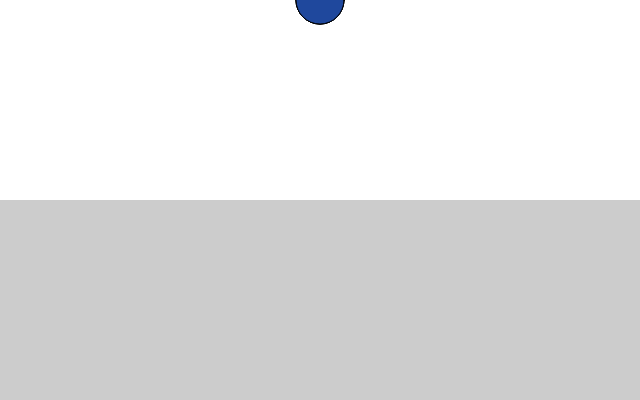
Frame 1 (no input)
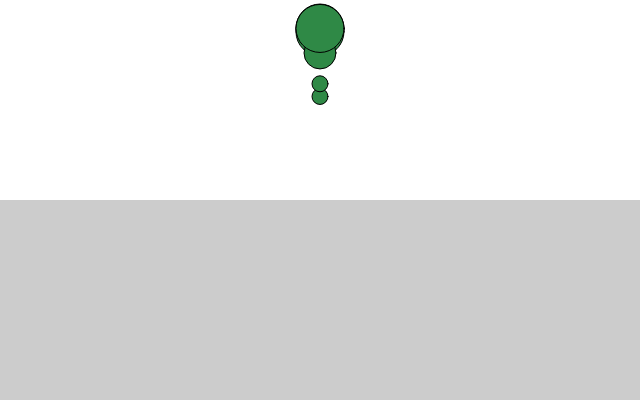
Frame 60 (no input)
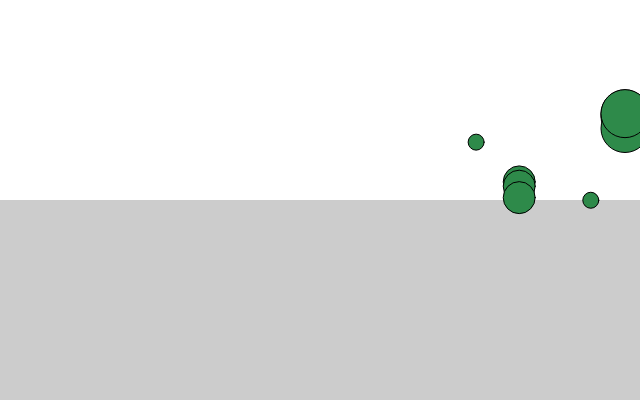
Frame 120 (the mouse pressed at the canvas centre since frame 60)

The p5.js sketch that drew these frames (run headless with seeded random() and noise() and a simulated clock; from frame 60 on, the mouse is pressed at the canvas centre):

// p5.js sketch
// ── sketch.js
let m = [];
let liquid;

function setup() {
  colorMode(HSB);
  createCanvas(640, 400);

  liquid = new Liquid(0, height / 2, width, height, 0.1);

  for (let i = 0; i < 10; i++) {
    m.push(new Mover(createVector(width / 2, 0), floor(random(0.1, 4))));
  }

  createP("Click mouse to apply wind force.");
}

function draw() {
  background(255);

  liquid.display();

  m.forEach((i) => {
    if (i.isInside(liquid)) {
      i.drag(liquid);
    }

    let gravity = createVector(0, random(0.01, 0.09));
    i.applyForce(gravity);

    if (mouseIsPressed) {
      let wind = createVector(0.5, 0);
      i.applyForce(wind);
    }

    if (i.contactEdge()) {
      let c = 0.1;
      let friction = i.vel.copy();
      friction.mult(-1);
      friction.setMag(c);

      i.applyForce(friction);
    }

    i.move();
  });
}

// ── liquid.js
class Liquid {
  constructor(x, y, w, h, c) {
    this.x = x;
    this.y = y;
    this.w = w;
    this.h = h;
    this.c = c;
  }

  display() {
    noStroke();
    fill(80, 100);
    rect(this.x, this.y, this.w, this.h);
  }
}

// ── mover.js
var topspeed = 10;

class Mover {
  constructor(loc, mass) {
    this.loc = loc;
    this.vel = createVector(0, 0);
    this.acc = createVector(0, 0);

    this.mass = mass;
    this.rad = mass * 8;

    this.noise = floor(random(0, 10000));
    this.noiseOff = 0.01;
  }

  move() {
    this.checkEdges();
    this.update();
    this.display();
  }

  applyForce(force) {
    let f = p5.Vector.div(force, this.mass);
    this.acc.add(f);
  }

  update() {
    this.vel.add(this.acc);
    this.loc.add(this.vel);
    this.acc.mult(0);

    this.noise = noise(this.noiseOff);
    this.noiseOff += 0.01;
  }

  contactEdge() {
    return this.loc.y > height - this.rad - 1;
  }

  checkEdges() {
    let bounce = -0.9;
    if (this.loc.x > width - this.rad) {
      this.loc.x = width - this.rad;
      this.vel.x *= bounce;
    } else if (this.loc.x < this.rad) {
      this.loc.x = this.rad;
      this.vel.x *= bounce;
    }

    if (this.loc.y > height - this.rad) {
      this.loc.y = height - this.rad;
      this.vel.y *= bounce;
    }
  }

  isInside(o) {
    if (
      this.loc.x > o.x &&
      this.loc.x < o.x + o.w &&
      this.loc.y > o.y &&
      this.loc.y < o.y + o.h
    ) {
      return true;
    } else {
      return false;
    }
  }

  drag(o) {
    let speed = this.vel.mag();
    let dragMag = o.c * speed * speed;

    let drag = this.vel.copy();
    drag.mult(-1);
    drag.normalize();
    drag.mult(dragMag);

    this.applyForce(drag);
  }

  display() {
    stroke(0);

    let h = map(this.noise, 0, 1, 40, 310);
    let s = map(this.noise, 0, 1, 50, 95);
    let b = map(this.noise, 0, 1, 45, 70);

    fill(h, s, b, 5);
    ellipse(this.loc.x, this.loc.y, this.mass * 16);
  }
}
